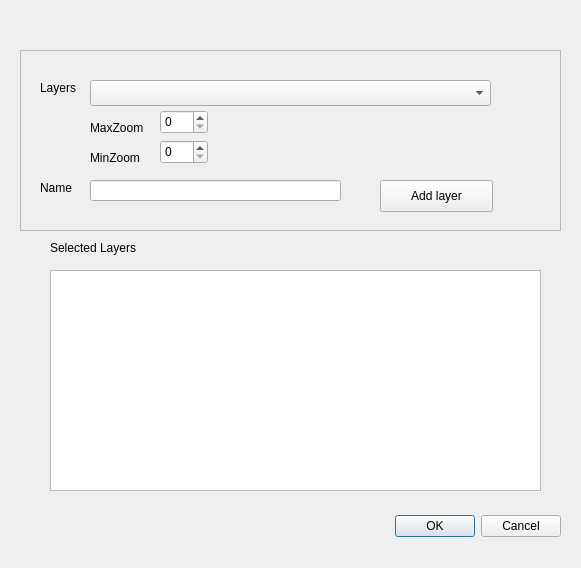
<?xml version="1.0" encoding="UTF-8"?>
<ui version="4.0">
 <class>VectorTileBulderDialogBase</class>
 <widget class="QDialog" name="VectorTileBulderDialogBase">
  <property name="geometry">
   <rect>
    <x>0</x>
    <y>0</y>
    <width>581</width>
    <height>568</height>
   </rect>
  </property>
  <property name="windowTitle">
   <string>Vector Tile Builder</string>
  </property>
  <widget class="QDialogButtonBox" name="layerList">
   <property name="geometry">
    <rect>
     <x>220</x>
     <y>510</y>
     <width>341</width>
     <height>32</height>
    </rect>
   </property>
   <property name="orientation">
    <enum>Qt::Horizontal</enum>
   </property>
   <property name="standardButtons">
    <set>QDialogButtonBox::Cancel|QDialogButtonBox::Ok</set>
   </property>
  </widget>
  <widget class="QSpinBox" name="maxZoom">
   <property name="geometry">
    <rect>
     <x>160</x>
     <y>110</y>
     <width>48</width>
     <height>24</height>
    </rect>
   </property>
  </widget>
  <widget class="QSpinBox" name="minZoom">
   <property name="geometry">
    <rect>
     <x>160</x>
     <y>140</y>
     <width>48</width>
     <height>24</height>
    </rect>
   </property>
  </widget>
  <widget class="QLabel" name="label">
   <property name="geometry">
    <rect>
     <x>90</x>
     <y>120</y>
     <width>60</width>
     <height>16</height>
    </rect>
   </property>
   <property name="text">
    <string>MaxZoom</string>
   </property>
  </widget>
  <widget class="QLabel" name="label_2">
   <property name="geometry">
    <rect>
     <x>90</x>
     <y>150</y>
     <width>60</width>
     <height>16</height>
    </rect>
   </property>
   <property name="text">
    <string>MinZoom</string>
   </property>
  </widget>
  <widget class="QLineEdit" name="layerName">
   <property name="geometry">
    <rect>
     <x>90</x>
     <y>180</y>
     <width>251</width>
     <height>21</height>
    </rect>
   </property>
  </widget>
  <widget class="QLabel" name="label_3">
   <property name="geometry">
    <rect>
     <x>40</x>
     <y>180</y>
     <width>60</width>
     <height>16</height>
    </rect>
   </property>
   <property name="text">
    <string>Name</string>
   </property>
  </widget>
  <widget class="QLabel" name="label_4">
   <property name="geometry">
    <rect>
     <x>40</x>
     <y>80</y>
     <width>60</width>
     <height>16</height>
    </rect>
   </property>
   <property name="text">
    <string>Layers</string>
   </property>
  </widget>
  <widget class="QComboBox" name="layerListSelect">
   <property name="geometry">
    <rect>
     <x>90</x>
     <y>80</y>
     <width>401</width>
     <height>26</height>
    </rect>
   </property>
  </widget>
  <widget class="QListWidget" name="listWidget">
   <property name="geometry">
    <rect>
     <x>50</x>
     <y>270</y>
     <width>491</width>
     <height>221</height>
    </rect>
   </property>
  </widget>
  <widget class="QPushButton" name="pushButton">
   <property name="geometry">
    <rect>
     <x>380</x>
     <y>180</y>
     <width>113</width>
     <height>32</height>
    </rect>
   </property>
   <property name="text">
    <string>Add layer</string>
   </property>
  </widget>
  <widget class="QLabel" name="label_5">
   <property name="geometry">
    <rect>
     <x>50</x>
     <y>240</y>
     <width>101</width>
     <height>16</height>
    </rect>
   </property>
   <property name="text">
    <string>Selected Layers</string>
   </property>
  </widget>
  <widget class="QFrame" name="frame">
   <property name="geometry">
    <rect>
     <x>20</x>
     <y>50</y>
     <width>541</width>
     <height>181</height>
    </rect>
   </property>
   <property name="frameShape">
    <enum>QFrame::StyledPanel</enum>
   </property>
   <property name="frameShadow">
    <enum>QFrame::Raised</enum>
   </property>
  </widget>
  <zorder>frame</zorder>
  <zorder>layerList</zorder>
  <zorder>maxZoom</zorder>
  <zorder>minZoom</zorder>
  <zorder>label</zorder>
  <zorder>label_2</zorder>
  <zorder>layerName</zorder>
  <zorder>label_3</zorder>
  <zorder>label_4</zorder>
  <zorder>layerListSelect</zorder>
  <zorder>listWidget</zorder>
  <zorder>pushButton</zorder>
  <zorder>label_5</zorder>
 </widget>
 <tabstops>
  <tabstop>layerListSelect</tabstop>
  <tabstop>listWidget</tabstop>
  <tabstop>layerName</tabstop>
  <tabstop>maxZoom</tabstop>
  <tabstop>minZoom</tabstop>
 </tabstops>
 <resources/>
 <connections>
  <connection>
   <sender>layerList</sender>
   <signal>accepted()</signal>
   <receiver>VectorTileBulderDialogBase</receiver>
   <slot>accept()</slot>
   <hints>
    <hint type="sourcelabel">
     <x>20</x>
     <y>20</y>
    </hint>
    <hint type="destinationlabel">
     <x>20</x>
     <y>20</y>
    </hint>
   </hints>
  </connection>
  <connection>
   <sender>layerList</sender>
   <signal>rejected()</signal>
   <receiver>VectorTileBulderDialogBase</receiver>
   <slot>reject()</slot>
   <hints>
    <hint type="sourcelabel">
     <x>20</x>
     <y>20</y>
    </hint>
    <hint type="destinationlabel">
     <x>20</x>
     <y>20</y>
    </hint>
   </hints>
  </connection>
 </connections>
</ui>
